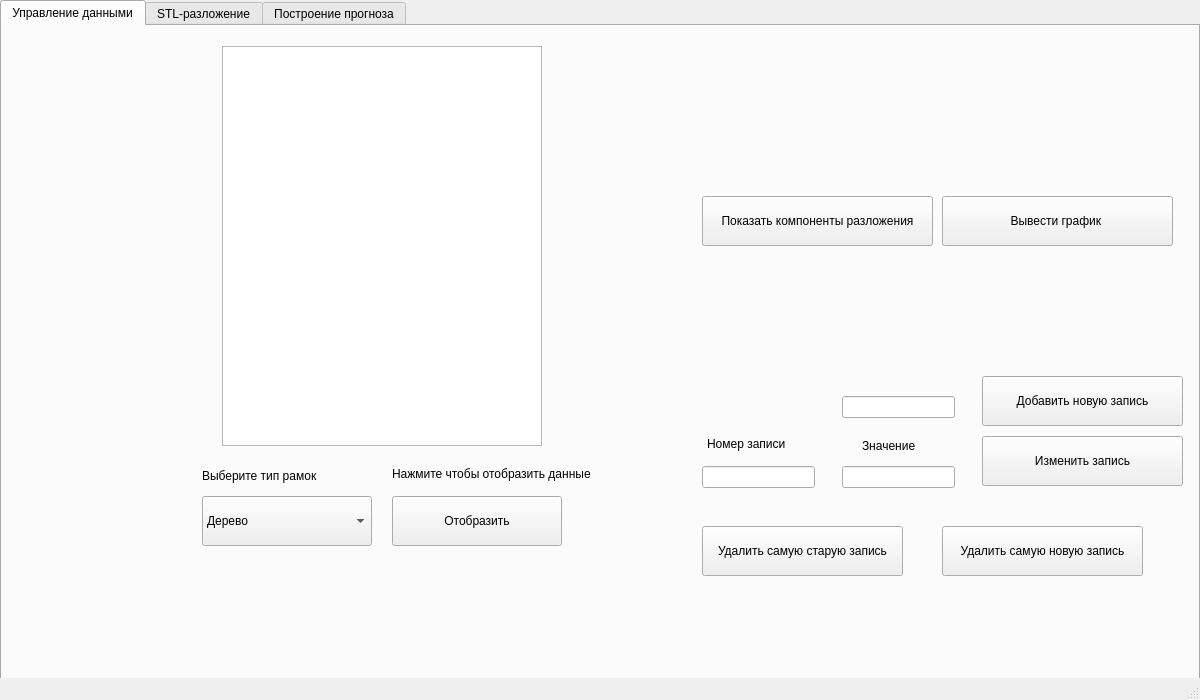
<?xml version="1.0" encoding="UTF-8"?>
<ui version="4.0">
 <class>MainWindow</class>
 <widget class="QMainWindow" name="MainWindow">
  <property name="geometry">
   <rect>
    <x>0</x>
    <y>0</y>
    <width>1200</width>
    <height>700</height>
   </rect>
  </property>
  <property name="windowTitle">
   <string>MainWindow</string>
  </property>
  <widget class="QWidget" name="centralwidget">
   <widget class="QTabWidget" name="tabWidget">
    <property name="geometry">
     <rect>
      <x>0</x>
      <y>0</y>
      <width>1200</width>
      <height>700</height>
     </rect>
    </property>
    <property name="currentIndex">
     <number>0</number>
    </property>
    <widget class="QWidget" name="tab_1">
     <attribute name="title">
      <string>Управление данными</string>
     </attribute>
     <widget class="QTableWidget" name="table_data">
      <property name="geometry">
       <rect>
        <x>220</x>
        <y>20</y>
        <width>320</width>
        <height>400</height>
       </rect>
      </property>
     </widget>
     <widget class="QPushButton" name="visualization">
      <property name="geometry">
       <rect>
        <x>390</x>
        <y>470</y>
        <width>170</width>
        <height>50</height>
       </rect>
      </property>
      <property name="text">
       <string>Отобразить</string>
      </property>
     </widget>
     <widget class="QComboBox" name="type_vr">
      <property name="geometry">
       <rect>
        <x>200</x>
        <y>470</y>
        <width>170</width>
        <height>50</height>
       </rect>
      </property>
      <item>
       <property name="text">
        <string>Дерево</string>
       </property>
      </item>
      <item>
       <property name="text">
        <string>Алюминий</string>
       </property>
      </item>
      <item>
       <property name="text">
        <string>Пластик</string>
       </property>
      </item>
     </widget>
     <widget class="QLabel" name="label">
      <property name="geometry">
       <rect>
        <x>200</x>
        <y>440</y>
        <width>161</width>
        <height>20</height>
       </rect>
      </property>
      <property name="text">
       <string>Выберите тип рамок</string>
      </property>
     </widget>
     <widget class="QLabel" name="label_2">
      <property name="geometry">
       <rect>
        <x>390</x>
        <y>440</y>
        <width>221</width>
        <height>16</height>
       </rect>
      </property>
      <property name="text">
       <string>Нажмите чтобы отобразить данные</string>
      </property>
     </widget>
     <widget class="QPushButton" name="delete_firs_record">
      <property name="geometry">
       <rect>
        <x>700</x>
        <y>500</y>
        <width>201</width>
        <height>50</height>
       </rect>
      </property>
      <property name="text">
       <string>Удалить самую старую запись</string>
      </property>
     </widget>
     <widget class="QPushButton" name="delete_last_record">
      <property name="geometry">
       <rect>
        <x>940</x>
        <y>500</y>
        <width>201</width>
        <height>50</height>
       </rect>
      </property>
      <property name="text">
       <string>Удалить самую новую запись</string>
      </property>
     </widget>
     <widget class="QPushButton" name="add_new_record">
      <property name="geometry">
       <rect>
        <x>980</x>
        <y>350</y>
        <width>201</width>
        <height>50</height>
       </rect>
      </property>
      <property name="text">
       <string>Добавить новую запись</string>
      </property>
     </widget>
     <widget class="QLineEdit" name="input_number_record_line_edit">
      <property name="geometry">
       <rect>
        <x>700</x>
        <y>440</y>
        <width>113</width>
        <height>22</height>
       </rect>
      </property>
     </widget>
     <widget class="QPushButton" name="change_record">
      <property name="geometry">
       <rect>
        <x>980</x>
        <y>410</y>
        <width>201</width>
        <height>50</height>
       </rect>
      </property>
      <property name="text">
       <string>Изменить запись</string>
      </property>
     </widget>
     <widget class="QLineEdit" name="input_value_to_add">
      <property name="geometry">
       <rect>
        <x>840</x>
        <y>370</y>
        <width>113</width>
        <height>22</height>
       </rect>
      </property>
     </widget>
     <widget class="QPushButton" name="show_stl">
      <property name="geometry">
       <rect>
        <x>700</x>
        <y>170</y>
        <width>231</width>
        <height>50</height>
       </rect>
      </property>
      <property name="text">
       <string>Показать компоненты разложения</string>
      </property>
     </widget>
     <widget class="QLineEdit" name="value_to_edit">
      <property name="geometry">
       <rect>
        <x>840</x>
        <y>440</y>
        <width>113</width>
        <height>22</height>
       </rect>
      </property>
     </widget>
     <widget class="QLabel" name="label_3">
      <property name="geometry">
       <rect>
        <x>705</x>
        <y>410</y>
        <width>91</width>
        <height>16</height>
       </rect>
      </property>
      <property name="text">
       <string>Номер записи</string>
      </property>
     </widget>
     <widget class="QLabel" name="label_4">
      <property name="geometry">
       <rect>
        <x>860</x>
        <y>410</y>
        <width>61</width>
        <height>20</height>
       </rect>
      </property>
      <property name="text">
       <string>Значение</string>
      </property>
     </widget>
     <widget class="QPushButton" name="show_grafic">
      <property name="geometry">
       <rect>
        <x>940</x>
        <y>170</y>
        <width>231</width>
        <height>50</height>
       </rect>
      </property>
      <property name="text">
       <string>Вывести график </string>
      </property>
     </widget>
    </widget>
    <widget class="QWidget" name="tab_2">
     <attribute name="title">
      <string>STL-разложение</string>
     </attribute>
     <widget class="QWidget" name="verticalLayoutWidget">
      <property name="geometry">
       <rect>
        <x>0</x>
        <y>0</y>
        <width>601</width>
        <height>321</height>
       </rect>
      </property>
      <layout class="QVBoxLayout" name="verticalLayout">
       <item>
        <widget class="QPlainTextEdit" name="plainTextEdit_2"/>
       </item>
       <item>
        <widget class="QComboBox" name="comboBox">
         <item>
          <property name="text">
           <string>Дерево</string>
          </property>
         </item>
         <item>
          <property name="text">
           <string>Алюминий</string>
          </property>
         </item>
        </widget>
       </item>
       <item>
        <widget class="QPlainTextEdit" name="plainTextEdit"/>
       </item>
       <item>
        <widget class="QCheckBox" name="checkBox">
         <property name="text">
          <string>CheckBox</string>
         </property>
        </widget>
       </item>
       <item>
        <widget class="QPushButton" name="pushButton">
         <property name="text">
          <string>Нажми на меня</string>
         </property>
        </widget>
       </item>
      </layout>
     </widget>
    </widget>
    <widget class="QWidget" name="tab_3">
     <attribute name="title">
      <string>Построение прогноза</string>
     </attribute>
    </widget>
   </widget>
  </widget>
  <widget class="QMenuBar" name="menubar">
   <property name="geometry">
    <rect>
     <x>0</x>
     <y>0</y>
     <width>1200</width>
     <height>26</height>
    </rect>
   </property>
  </widget>
  <widget class="QStatusBar" name="statusbar"/>
 </widget>
 <resources/>
 <connections/>
</ui>
